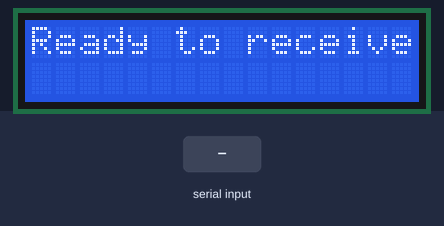
Simulated run of this sketch. Board: Arduino Uno, built with avr-gcc and run on an emulated ATmega328P. Parts: 16×2 character LCD. The test bench sets the inputs (shaded band). What the sketch prints to the serial monitor is not drawn.

Above: at 1.2 s.
1.3 s: "^" received over Serial
At 2.4 s:
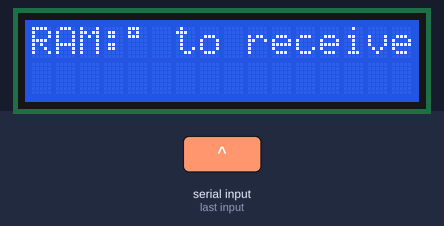
2.8 s: "*" received over Serial
At 3.6 s:
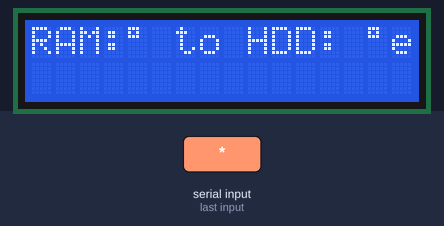
4.3 s: "#" received over Serial
At 4.8 s:
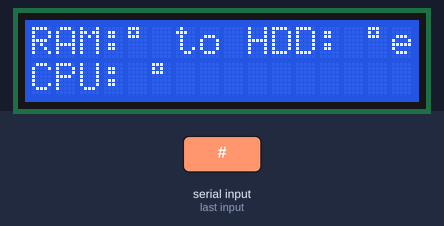
Timing chart, 0 to 7.3 s (numbered marks = the images above; inputs shaded):
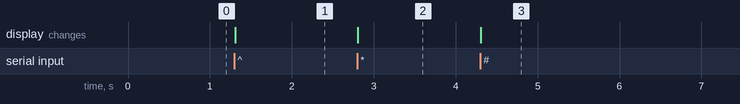

The sketch:

RecourceMonitor.ino
```cpp
#include <Wire.h>
#include <LiquidCrystal_I2C.h>

LiquidCrystal_I2C lcd(0x27,16,2);
String inData;

void setup() {
    Serial.begin(9600);
    lcd.init();
    lcd.backlight();
    lcd.setCursor(0,0);
    lcd.print("Ready to receive");
    Serial.print("Ready to Receive");

}

void loop() {


    while (Serial.available() > 0) {
        char recieved = Serial.read();
        inData += recieved;

        if(recieved == '^') {
          inData.remove(inData.length() - 1, 1);
            lcd.setCursor(0,0);
            lcd.print("RAM:" + inData + char(223));
            Serial.print("Sent ram values");
            inData = "";

            if(inData == "DIS") {
              lcd.clear();
              lcd.setCursor(0,0);
              lcd.print("Disconnected!");
              Serial.print("Disconnected");
            }
        }

        if (recieved == '*') {
            inData.remove(inData.length() - 1, 1);
            lcd.setCursor(9,0);
            lcd.print("HDD: " + inData + char(223));
            inData = "";

            if(inData == "DIS") {
              lcd.clear();
              lcd.setCursor(0,0);
              lcd.print("Disconnected!");
            }
        }

        if (recieved == '#') {
            inData.remove(inData.length() - 1, 1);
            lcd.setCursor(0,1);
            lcd.print("CPU: " + inData + char(223));
            inData = "";

        }
    }
}
```

Measured:
- after the input at 1.3 s, the display: changes at once (image 1)
- after the input at 2.8 s, the display: changes at once (image 2)
- after the input at 4.3 s, the display: changes at once (image 3)
